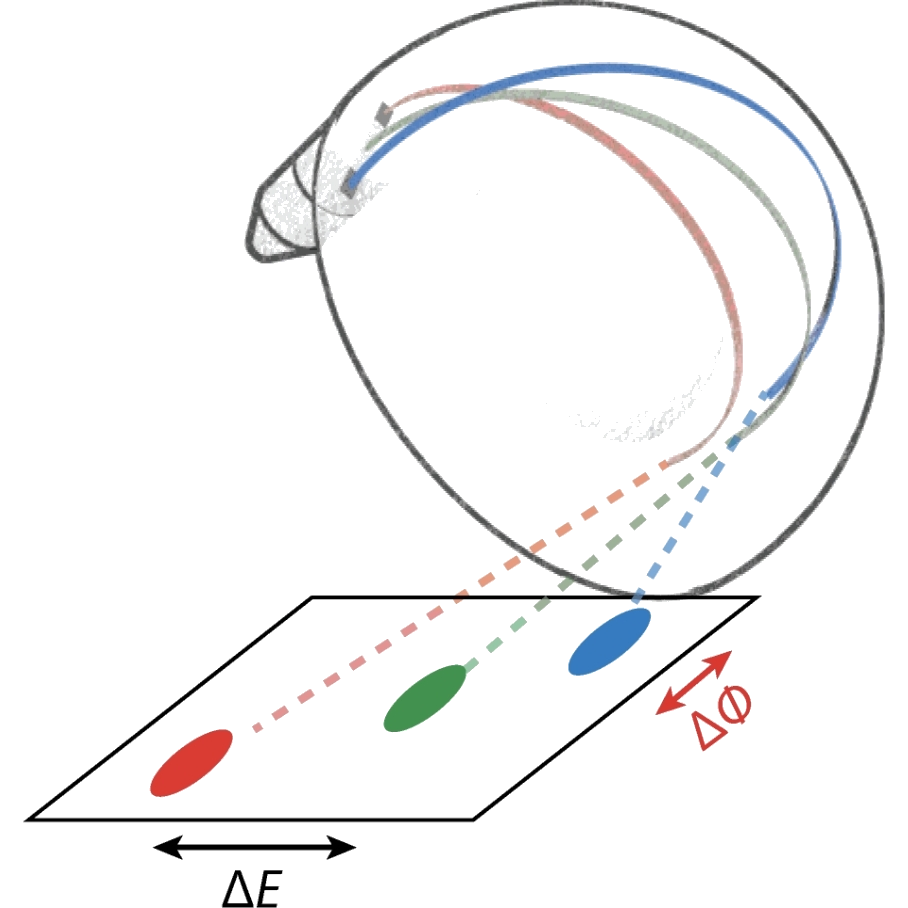
#> input picture devtools/icon_drawing.png, 908 x 908 px
$ python make_mac_icon.py
#> lines starting #> are read from the running program, lines starting #| are printed output that depends on the picture
"""Make the icon of ``ARPES viewer.app`` (the macOS launcher).

The picture is a line drawing of a hemispherical analyser by the author
(``devtools/icon_drawing.png``: the electrons bent through the hemisphere and
landing on the detector, spread in energy and angle), set on a white rounded
square as macOS icons are. Written as
``ARPES viewer.app/Contents/Resources/AppIcon.icns``, in every size macOS
asks for (by Pillow). Nothing here is part of the program; run it by hand
after changing the drawing.

Usage:  python devtools/make_mac_icon.py
"""
import os

from PIL import Image, ImageDraw

HERE = os.path.dirname(os.path.dirname(os.path.abspath(__file__)))
DRAWING = os.path.join(HERE, "devtools", "icon_drawing.png")
OUT = os.path.join(HERE, "ARPES viewer.app", "Contents", "Resources",
                   "AppIcon.icns")
SIZE = 1024
#: Apple's icon grid: an 824 px rounded square on a 1024 px canvas, with a
#: corner radius of about 185 px.
TILE, RADIUS = 824, 185
#: the drawing's margin inside the tile
MARGIN = 45


def icon() -> Image.Image:
    canvas = Image.new("RGBA", (SIZE, SIZE), (0, 0, 0, 0))
#> canvas: PIL image 1024x1024 RGBA; every value is 0
    inset = (SIZE - TILE) // 2
    box = (inset, inset, inset + TILE - 1, inset + TILE - 1)
    draw = ImageDraw.Draw(canvas)
    draw.rounded_rectangle(box, RADIUS, fill=(255, 255, 255, 255),
                           outline=(200, 204, 214, 255), width=6)
    drawing = Image.open(DRAWING).convert("RGB")
#> drawing is the input picture: PIL image 908x908 RGB; mean R, G, B 245.5, 245.1, 245.3
    side = TILE - 2 * MARGIN
    drawing.thumbnail((side, side), Image.LANCZOS)
#> drawing: PIL image 734x734 RGB
    # The drawing's white ground is the tile's own: paste only the lines.
    lines = drawing.convert("L").point(lambda v: 255 - v)
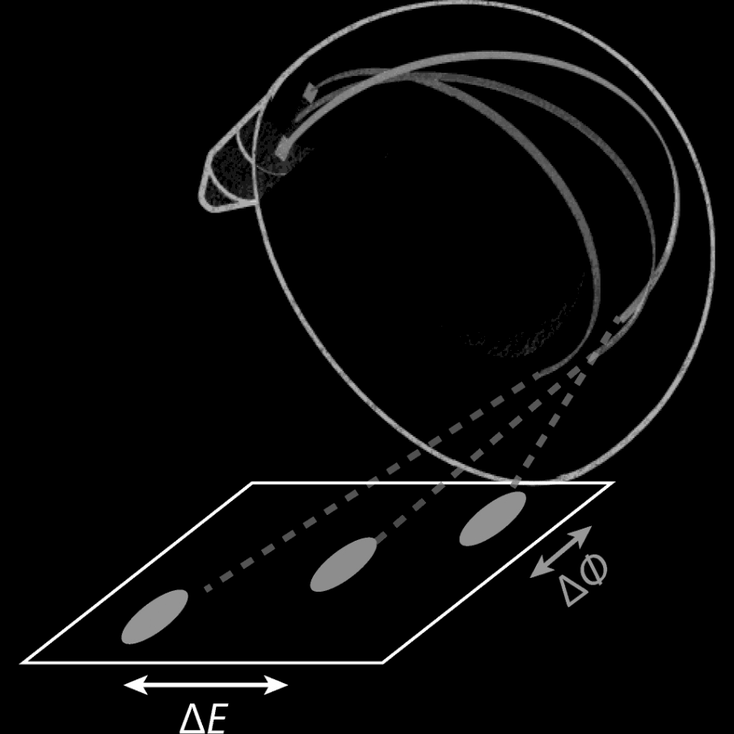
#> lines: PIL image 734x734 L; min 0, max 255, mean 9.8
    lines = lines.point(lambda v: min(255, v * 3))
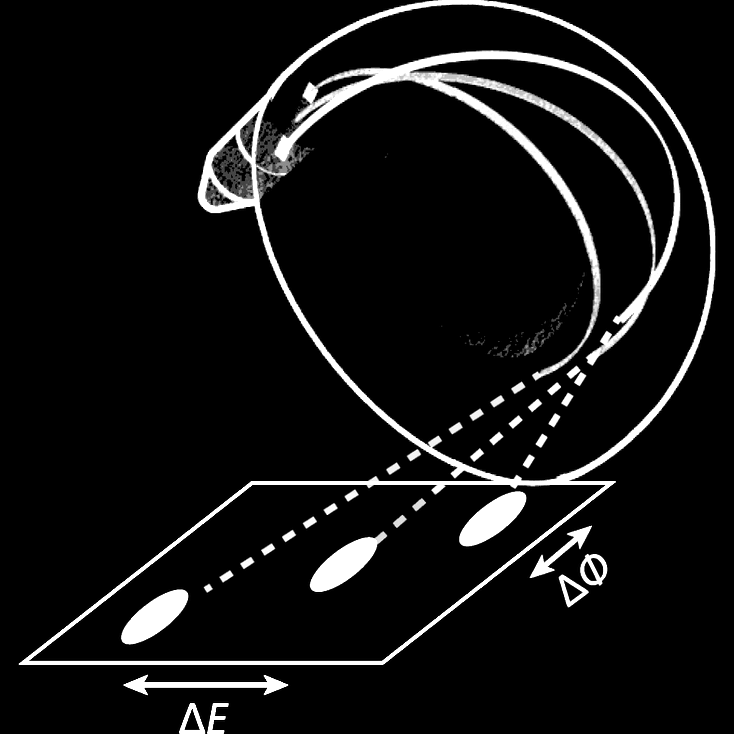
#> lines: PIL image 734x734 L; min 0, max 255, mean 19
    at = ((SIZE - drawing.width) // 2, (SIZE - drawing.height) // 2)
#> at = (145, 145)
    canvas.paste(drawing, at, lines)
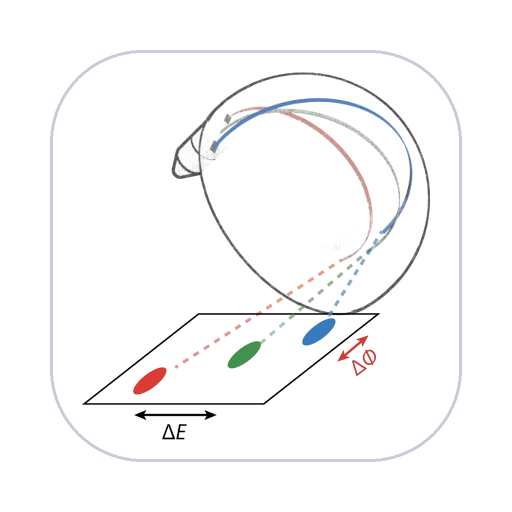
#> canvas: PIL image 1024x1024 RGBA (shown at 1/2 size); mean R, G, B, A 152.3, 152.2, 152.5, 157.9; transparent parts drawn white
    return canvas


def main():
    os.makedirs(os.path.dirname(OUT), exist_ok=True)
    icon().save(OUT, format="ICNS")
    print("saved", OUT)


if __name__ == "__main__":
    main()
